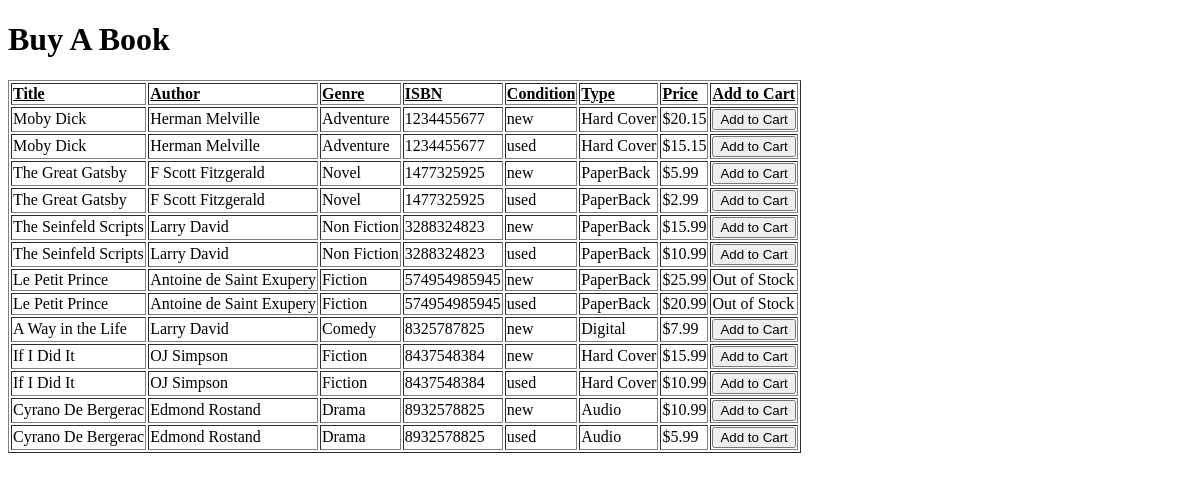
The page /book_list_guest.php on the database as committed earlier.
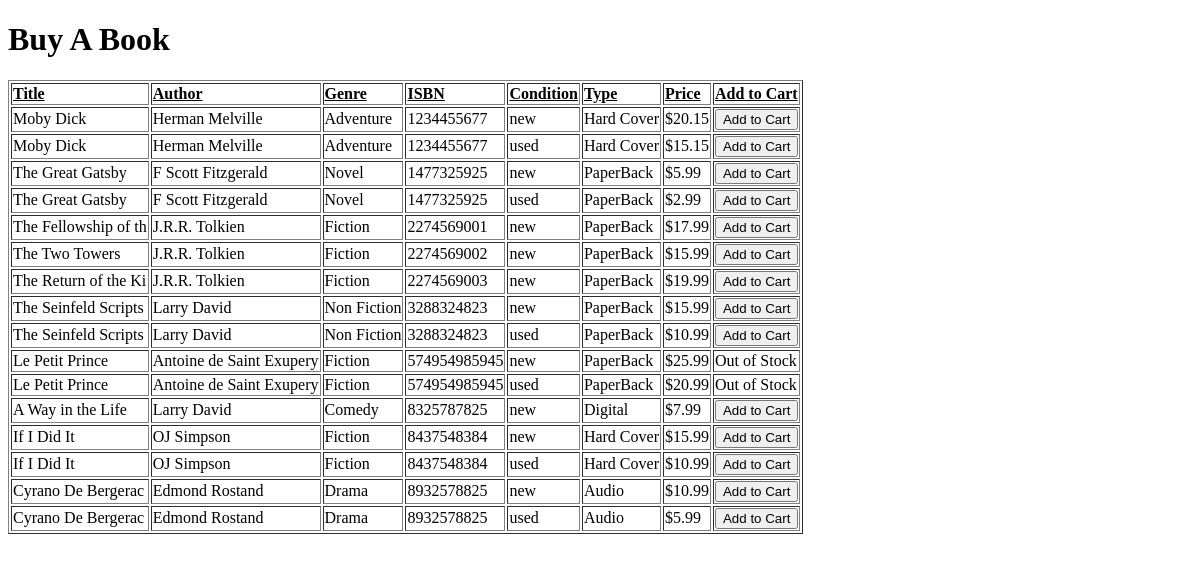
The same page on the database as committed later.
### tables this page shows
CREATE TABLE Book(
	ISBN VARCHAR(13),
	Book_Cond VARCHAR(10),
	Title VARCHAR(20) NOT NULL,
	Author VARCHAR(30) NOT NULL,
	Edition INT,
	Genre VARCHAR(20),
	Date_Published DATE,
	Type VARCHAR(20) NOT NULL,
	Price REAL NOT NULL,
	Publisher_Name VARCHAR(20),
	Stock INT NOT NULL,
	Trade_Value Real,
	Def_Shipping_Cost Real,
	PRIMARY KEY(ISBN, Book_Cond),
	FOREIGN KEY (Publisher_Name) REFERENCES Publisher(Publisher_Name) ON 
DELETE CASCADE ON UPDATE CASCADE,
	FOREIGN KEY (Author) REFERENCES Author(Name) ON 
DELETE CASCADE ON UPDATE CASCADE
);

### book_list_guest.php (the view, shortened to what this page needs)
<!DOCTYPE html>
<html>
<head>
</head>
<body>
<h1>Buy A Book</h1>
<table border = "1">
<tr>
<td><b><u>Title</b></u></td>
<td><b><u>Author</b></u></td>
<td><b><u>Genre</b></u></td>
<td><b><u>ISBN</b></u></td>
<td><b><u>Condition</b></u></td>
<td><b><u>Type</b></u></td>
<td><b><u>Price</b></u></td>
<td><b><u>Add to Cart</b></u></td>
</tr>
<?php
$myconnection = mysqli_connect('localhost', 'root', '')
    or die ('Could not connect: ' . mysql_error());
$query = 'SELECT title, author, genre, ISBN, Book_Cond, type, price, trade_value, stock FROM book';
$result = mysqli_query($myconnection, $query) or die ('Query failed: ' . mysql_error());
while($row = mysqli_fetch_array($result, MYSQLI_ASSOC)) {
	$ISBN = $row["ISBN"];
	$Book_Cond = $row["Book_Cond"];
	echo "<tr>";
	echo "<td>";
	echo $row["title"];
	echo "</td>";
	echo "<td>";
	echo $row["author"];
	echo "</td>";
	echo "<td>";
	echo $row["genre"];
	echo "</td>";
	echo "<td>";
	echo $ISBN;
	echo "</td>";
	echo "<td>";
	echo $Book_Cond;
	echo "</td>";
	echo "<td>";
	echo $row["type"];
	echo "</td>";
	echo "<td>";
	echo '$' . $row["price"];
	echo "</td>";
	if($row["stock"] > 0) {
		echo "<td><form action = \"addtocart_guest.php\" method = \"Post\">";
		echo "<input type = \"submit\" value = \"Add to Cart\"></form></td>";
	}
	else {
		echo "<td>Out of Stock</td>";
	}
	echo "</tr>";
}
?>
</table>
</body>
</html>

Rows that differ between the two databases and show on the page:
added book: Title "The Fellowship of th", Author "J.R.R. Tolkien", Genre "Fiction", ISBN "2274569001", Book_Cond "new", Type "PaperBack", Price "17.99"
added book: Title "The Two Towers", Author "J.R.R. Tolkien", Genre "Fiction", ISBN "2274569002", Book_Cond "new", Type "PaperBack", Price "15.99"
added book: Title "The Return of the Ki", Author "J.R.R. Tolkien", Genre "Fiction", ISBN "2274569003", Book_Cond "new", Type "PaperBack", Price "19.99"
